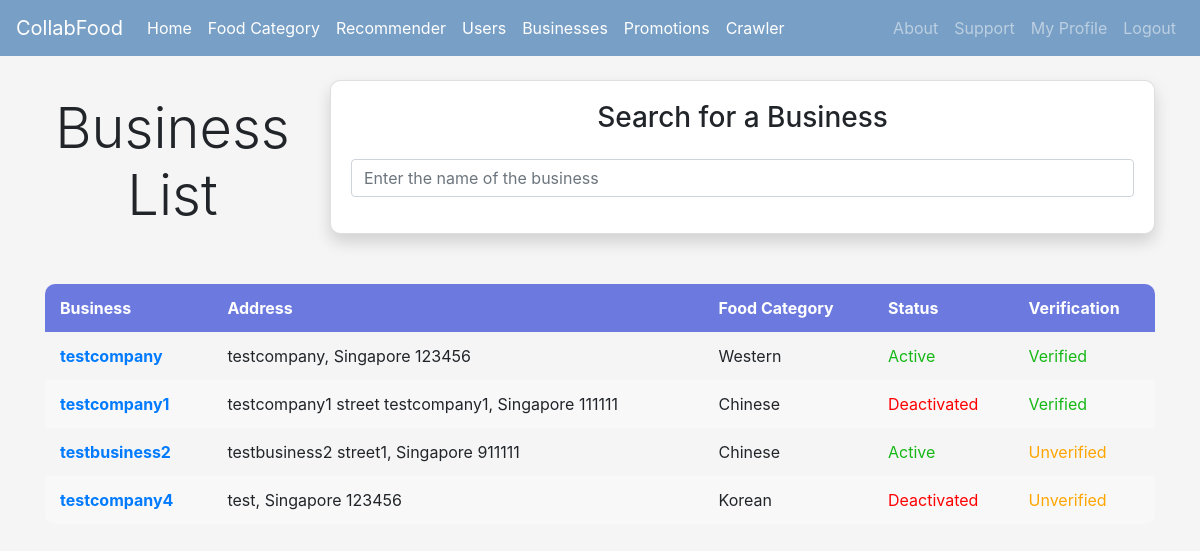
Page /searchbusinesses (signed in) on the committed database.
### Homepage/models.py (models this page shows, shortened)
class BusinessProfile(models.Model):
	user = models.ForeignKey(User, on_delete=models.CASCADE)
	companyName = models.CharField(max_length=50)
	uen = models.CharField(max_length=10)
	phone = models.CharField(max_length=8)
	address = models.CharField(max_length=100)
	postalCode = models.CharField(max_length=6)
	foodCategory = models.ForeignKey(FoodCategory, on_delete=models.CASCADE, related_name='business_food_category')
	isVerified = models.BooleanField(default=False)

class FoodCategory(models.Model):
	categoryName = models.CharField(max_length=30)
	adminID = models.IntegerField()

### Homepage/views.py (the view)
# urls.py: path('searchbusinesses',views.search_businesses,name='searchbusinesses'),
@login_required
def search_businesses(request):
	user_type = UserType.objects.get(user=request.user)
	if user_type.userType in ['user','business']:
		businesses = BusinessProfile.objects.filter(user__is_active=True)
	else:
		businesses = BusinessProfile.objects.all()
	context = {'user_type': user_type, 'businesses':businesses}
	return render(request, 'searchbusinesses.html', context)

### Homepage/templates/searchbusinesses.html (shortened to what this page needs)
{% extends 'base.html' %}
{% block content %}
<div class="row">
  <div class="col-md-3">
    <h1 class="text-center display-4">Business List</h1><br>
  </div>
  <div class="col-md-9">
    <div class="card shadow">
      <div class="card-body">
        <h3 class="text-center mb-4">Search for a Business</h3>
        <div class="form-group">
          <input class="form-control" id="searchCategory" type="text" placeholder="Enter the name of the business">
        </div>
      </div>
    </div>
  </div>
</div>
<table class="table-hover">
  <thead style="color: #fff; background-color: #6c7ae0;">
    <tr>
      <th scope="col">Business</th>
      <th scope="col">Address</th>
      <th scope="col">Food Category</th>
      {% if user_type.userType == 'admin' %}
        <th scope="col">Status</th>
        <th scope="col">Verification</th>
      {%endif%}
    </tr>
  </thead>
  <tbody id="Category">
    {% if businesses %}
    {% for item in businesses %}
      {% if item.isVerified or user_type.userType == 'admin' %}
        <tr>
          <th scope="row"><a href="{% url 'viewbusinessprofile' item.user.id %}">{{ item.companyName }}</a></th>
          <td>{{item.address}}, Singapore {{item.postalCode}}</td>
          <td>{{item.foodCategory.categoryName}}</td>
          {% if user_type.userType == 'admin' %}
            {% if item.user.is_active %}
              <td style="color: rgb(22, 184, 22);">Active</td>
            {% else %}
              <td style="color: red;">Deactivated</td>
            {% endif %}
            {% if item.isVerified %}
              <td style="color: rgb(22, 184, 22);">Verified</td>
            {% else %}
              <td style="color: orange;">Unverified</td>
            {% endif %}
          {% endif %}
        </tr>
      {% endif %}
    {% endfor %}
  {% else %}
    <tr><td colspan="3">No businesses found.</td> </tr>
  {% endif %}
  </tbody>
</table>
{% endblock %}

### Homepage/templates/searchbusinesses.html (style rules this page uses)
.card { border-radius: 10px; margin-bottom: 50px; }
table { border-collapse: collapse; width: 100%; border-radius: 10px; overflow: hidden; border: none; }
th, td { padding: 12px 15px; text-align: left; border-bottom: 1px solid #ddd; border: none; }
th { border-top: 1px solid #ddd; }
tbody tr:nth-child(even) { background-color: #F8F8F8; }
table td, table th { border: none; }
h1 { margin-top: 15px; }

### rows in the picture
BusinessProfile: companyName "testcompany", address "testcompany", postalCode "123456", foodCategory.categoryName "Western", shows "Active", isVerified "Verified"
BusinessProfile: companyName "testcompany1", address "testcompany1 street testcompany1", postalCode "111111", foodCategory.categoryName "Chinese", shows "Deactivated", isVerified "Verified"
BusinessProfile: companyName "testbusiness2", address "testbusiness2 street1", postalCode "911111", foodCategory.categoryName "Chinese", shows "Active", isVerified "Unverified"
BusinessProfile: companyName "testcompany4", address "test", postalCode "123456", foodCategory.categoryName "Korean", shows "Deactivated", isVerified "Unverified"
